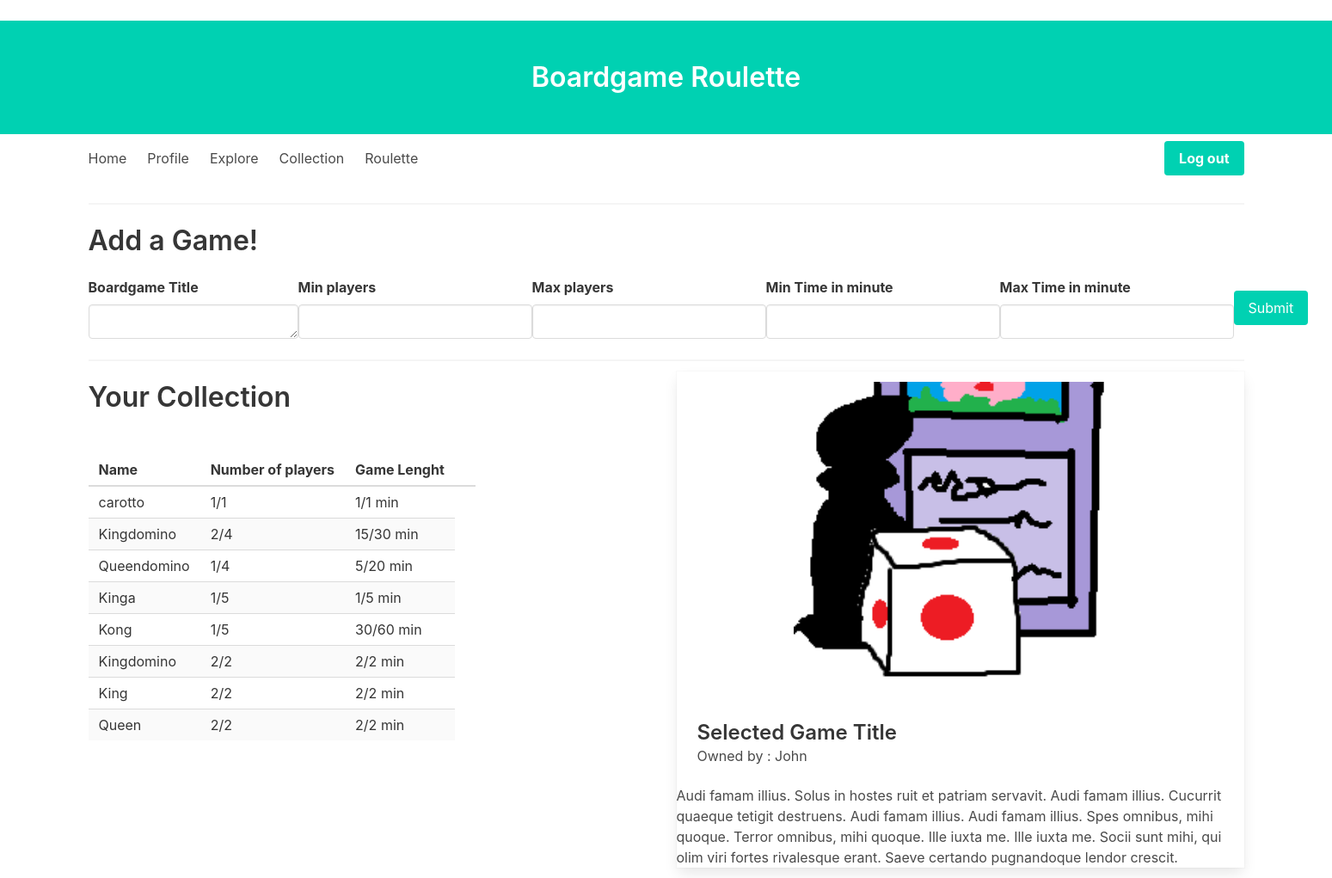
The app's page /collection (signed in) with its own data.
### app/models.py (models this page shows, shortened)
class Boardgame(db.Model):
    id = db.Column(db.Integer, primary_key=True)
    title = db.Column(db.String(140))
    player_number_min = db.Column(db.Integer)
    player_number_max = db.Column(db.Integer)
    playtime_low = db.Column(db.Integer)
    playtime_max = db.Column(db.Integer)

### app/boardgame_views.py (the view, shortened to what this page needs)
@app.route("/collection", methods=["GET", "POST"])
@login_required
def collection():
    form = AddBoardgame()
    games = current_user.collection
    return render_template(
        "collection.html", title="Your collection", games=games, form=form
    )

### app/forms.py
class AddBoardgame(FlaskForm):
    title = TextAreaField(
        "Boardgame Title", validators=[DataRequired(), Length(min=1, max=140)]
    )
    player_number_min = IntegerField(
        "Min players", validators=[DataRequired(), NumberRange(min=1, max=None)]
    )
    player_number_max = IntegerField(
        "Max players", validators=[DataRequired(), NumberRange(min=1, max=None)]
    )
    playtime_low = IntegerField(
        "Min Time in minute", validators=[DataRequired(), NumberRange(min=0, max=None)]
    )
    playtime_max = IntegerField(
        "Max Time in minute", validators=[DataRequired(), NumberRange(min=0, max=None)]
    )
    submit = SubmitField("Add")

### app/models.py (called while the page is built)
@login.user_loader
def load_user(id):
    return User.query.get(int(id))

### app/user_views.py (called while the page is built)
@app.before_request
def before_request():
    if current_user.is_authenticated:
        current_user.last_seen = datetime.utcnow()
        db.session.commit()

### app/templates/collection.html (shortened to what this page needs)
﻿{% extends "base.html" %}
{% block content %}
    <div class="container">
    <h1 class="title">Add a Game!</h1>
    <form role="form" action="" method="post">
        <nav class="level">
            <div class="level-item">
                <div class="field">
                    <label class="label">{{ form.title.label }}</label>
                    <div class="control">
                        {{ form.title(class_="input") }}
                    </div>
                </div>
            </div>
<div class="level-item">
            <div class="field">
                <label class="label">{{ form.player_number_min.label }}</label>
                <div class="control">
                    {{ form.player_number_min(class_="input") }}
                </div>
            </div>
    </div>
<div class="level-item">
            <div class="field">
                <label class="label">{{ form.player_number_max.label }}</label>
                <div class="control">
                    {{ form.player_number_max(class_="input") }}
                </div>
            </div>
    </div>
            <div class="level-item">
            <div class="field">
                <label class="label">{{ form.playtime_low.label }}</label>
                <div class="control">
                    {{ form.playtime_low(class_="input") }}
                </div>
            </div>
</div>
<div class="level-item">
            <div class="field">
                <label class="label">{{ form.playtime_max.label }}</label>
                <div class="control">
                    {{ form.playtime_max(class_="input") }}
                </div>
            </div>
    </div>
<div class="level-item">
            <div class="field">
                <p class="control">
                    <button class="button is-primary">
                        Submit
                    </button>
                </p>
            </div>
    </div>
    </nav>
        </form>
        </div>
<hr>
<section>
    <div class="columns">
    <div class="column">
        <h1 class="title">Your Collection</h1>
        <table class="table is-striped">
            <thead>
                <tr>
                    <th>Name</th>
                    <th>Number of players</th>
                    <th>Game Lenght
                    <th>
                </tr>
            </thead>
            <tbody>
                {% for game in games %}
                {% include '_game.html' %}
                {% endfor %}
        </table>
    </div>
    <div class="column">
        <div class="card">
            <div class="columns">
                <div class="column is-one-fifth"></div>
                <div class="column is-three-fifths">
                    <figure class="image is-centered">
                        <img src="/static/icon.jpeg" alt="Placeholder image">
                    </figure>
                </div>
                <div class="column is-one-fifth"></div>
            </div>
            <div class="card-content">
                <div class="media-content">
                    <p class="title is-4">Selected Game Title</p>
                    <p class="subtitle is-6">Owned by : John</p>
                </div>
            </div>
            <div class="content">
            Audi famam illius.
            Solus in hostes ruit
            et patriam servavit.
            Audi famam illius.
            Cucurrit quaeque
            tetigit destruens.
            Audi famam illius.
            Audi famam illius.
            Spes omnibus, mihi quoque.
            Terror omnibus, mihi quoque.
            Ille
            iuxta me.
            Ille iuxta me.
            Socii sunt mihi,
            qui olim viri fortes
            rivalesque erant.
            Saeve certando pugnandoque
            lendor crescit.
            </div>
        </div>
    </div>
        </div>
</section>
{% endblock %}

### app/templates/_game.html (shortened to what this page needs)
    <tr>
        <td>
                {{ game.title }}
        </td>
        <td>
                {{ game.player_number_min }}/{{ game.player_number_max }}
        </td>
        <td>
                {{ game.playtime_low }}/{{ game.playtime_max }} min
        </td>
    </tr>

### records on screen
Boardgame: title "carotto", player_number_min "1", player_number_max "1", playtime_low "1", playtime_max "1"
Boardgame: title "Kingdomino", player_number_min "2", player_number_max "4", playtime_low "15", playtime_max "30"
Boardgame: title "Queendomino", player_number_min "1", player_number_max "4", playtime_low "5", playtime_max "20"
Boardgame: title "Kinga", player_number_min "1", player_number_max "5", playtime_low "1", playtime_max "5"
Boardgame: title "Kong", player_number_min "1", player_number_max "5", playtime_low "30", playtime_max "60"
Boardgame: title "Kingdomino", player_number_min "2", player_number_max "2", playtime_low "2", playtime_max "2"
Boardgame: title "King", player_number_min "2", player_number_max "2", playtime_low "2", playtime_max "2"
Boardgame: title "Queen", player_number_min "2", player_number_max "2", playtime_low "2", playtime_max "2"
